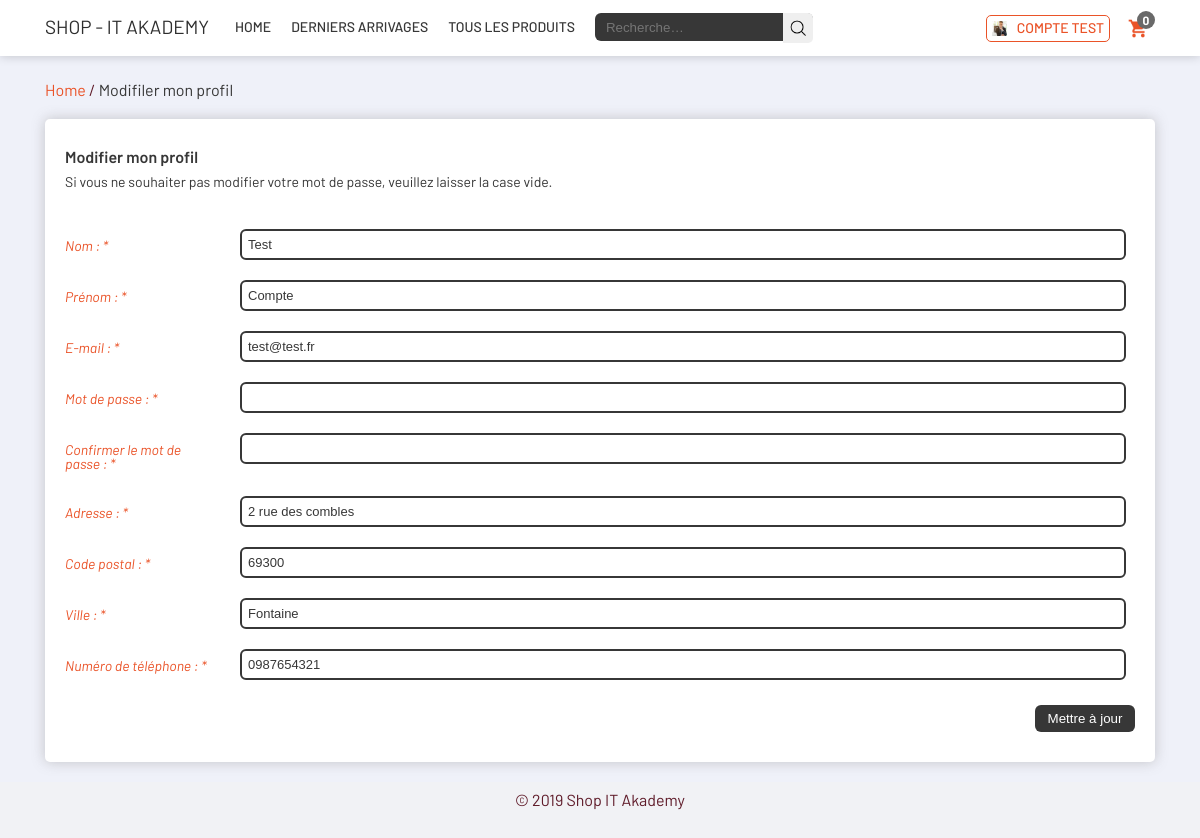
Page /modifierProfil.php (signed in) on the committed database.
### tables this page shows
CREATE TABLE `shop_utilisateurs` (
  `uid` int(11) NOT NULL,
  `nom` varchar(100) NOT NULL,
  `prenom` varchar(100) NOT NULL,
  `email` varchar(255) NOT NULL,
  `lvl` bigint(1) NOT NULL,
  `passwd` varchar(255) NOT NULL,
  `cle_salage` char(128) NOT NULL,
  `actif` bigint(1) NOT NULL,
  `ip` varchar(255) NOT NULL,
  `adresse` text,
  `cp` int(5) DEFAULT NULL,
  `ville` varchar(150) DEFAULT NULL,
  `telephone` varchar(75) DEFAULT NULL
);

### modifierProfil.php (the view, shortened to what this page needs)
<?php
include("header.php");
?>
<div class="marge">
    <div class="page-header">
        <ol class="breadcrumb">
            <li class="breadcrumb-item">
                <a href="./home.php">Home</a>
            </li>
            /
            <li class="breadcrumb-item active" aria-current="page">
                <span>Modifiler mon profil</span>
            </li>
        </ol>
    </div>
</div>
<section id="profil1">
    <div class="marge">
        <div id="bloc">
            <div class="top_bloc">
                <h2>Modifier mon profil</h2>
                <p>Si vous ne souhaiter pas modifier votre mot de passe, veuillez laisser la case vide.</p>
            </div>
            <div class="bottom_bloc">
                <form data-toggle="validator" enctype="multipart/form-data" role="form" id="creerArticle" action="modifierProfil.php?modif=profil" method="post">
                    <div class="champ">
                        <label for="nom">Nom : *</label>
                        <input type="text" name="nom" class="form_admin" id="nom" value="<?php echo $nom; ?>" required />
                    </div>
                    <div class="champ">
                        <label for="prenom">Prénom : *</label>
                        <input type="text" name="prenom" class="form_admin" id="prenom" value="<?php echo $prenom; ?>" required />
                    </div>
                    <div class="champ">
                        <label for="email">E-mail : *</label>
                        <input type="email" class="form_admin" id="email" value="<?php echo $user_email; ?>" disabled/>
                    </div>
                    <div class="champ">
                        <label for="password">Mot de passe : *</label>
                        <input type="password" name="pwd1" class="form_admin" id="password" />
                    </div>
                    <div class="champ">
                        <label for="password2">Confirmer le mot de passe : *</label>
                        <input type="password" name="pwd2" class="form_admin" id="password2" />
                    </div>
                    <div class="champ">
                        <label for="adresse">Adresse : *</label>
                        <input type="text" name="adresse" class="form_admin" value="<?php echo $adresse; ?>" id="adresse" required />
                    </div>
                    <div class="champ">
                        <label for="cp">Code postal : *</label>
                        <input type="number" name="cp" class="form_admin" value="<?php echo $cp; ?>" id="cp" required />
                    </div>
                    <div class="champ">
                        <label for="ville">Ville : *</label>
                        <input type="text" name="ville" class="form_admin" value="<?php echo $ville; ?>" id="ville" required />
                    </div>
                    <div class="champ">
                        <label for="telephone">Numéro de téléphone : *</label>
                        <input type="text" name="telephone" class="form_admin" value="<?php echo $phone; ?>" id="telephone" required />
                    </div>
                    <div class="champ">
                        <button type="submit" class="submit_admin">Mettre à jour</button>
                    </div>
                </form>
            </div>
        </div>
    </div>
</section>
<?php include 'footer.php'; ?>

### header.php (shortened to what this page needs)
<?php
require("includes/config.php");
if(!empty($_SESSION['uid'])) {
    $uid = $_SESSION["uid"];
    $select_user = "SELECT nom, prenom, email, adresse, cp, ville, telephone FROM shop_utilisateurs WHERE uid = '$uid'";
    $req_select_user = $mysqli->query($select_user);
    $row_select_user = $req_select_user->fetch_array();
    $nom = $row_select_user["nom"];
    $prenom = $row_select_user["prenom"];
    $user_email = $row_select_user["email"];
    $adresse = $row_select_user["adresse"];
    $cp = $row_select_user["cp"];
    $ville = $row_select_user["ville"];
    $phone = $row_select_user["telephone"];
}
?>
<!DOCTYPE html>
<html lang="fr">
<head>
    <link rel="stylesheet" href="./css/style.css" type='text/css' media='all' />
    <link rel="stylesheet" href="./css/responsive.css" type='text/css' media='all' />
</head>
<body>
<header>
    <div class="marge">
        <a href="./index.php" id="logoheader">Shop - IT Akademy</a>
        <div class="menu_header" id="header">
            <ul id="menu">
                <li>
                    <a href="index.php">Home</a>
                </li>
                <li>
                    <a href="./derniers-arrivages.php">Derniers arrivages</a>
                </li>
                <li>
                    <a href="./allProducts.php">Tous les produits</a>
                </li>
            </ul>
        </div>
        <div class="form_recherche">
            <form action="recherche.php" method="get">
                <div class="formulaire">
                    <input name="q" class="formulaire_rechercher" value="" autocomplete="off" autocorrect="off" autocapitalize="off" spellcheck="false" class="form" type="text" placeholder="Recherche…">
                    <input type="submit" class="bouton_rechercher" />
                </div>
            </form>
        </div>
        <div class="panier">
            <a href="panier.php" id="panier" rel="nofollow">
                <span id="item_panier"><?php
                if(!isset($_SESSION['panier']['libelleProduit']))
                    echo "0";
                else
                    echo count($_SESSION['panier']['libelleProduit']); ?></span>
            </a>
        </div>
        <?php
        if(!empty($_SESSION["uid"])) {  ?>
        <div class="connexion">
            <a  id="btnpanel" class="panel-user">
            <div class="avatar">
                <img src="img/profil-1.png">
            </div>
            <?php echo $prenom . ' ' . $nom; ?>
        </a>
        </div>
        <?php } ?>
</header>
<main>

### rows in the picture
shop_utilisateurs: prenom "COMPTE", nom "TEST", nom "Test", prenom "Compte", email "test@test.fr", adresse "2 rue des combles", cp "69300", ville "Fontaine", telephone "0987654321"
